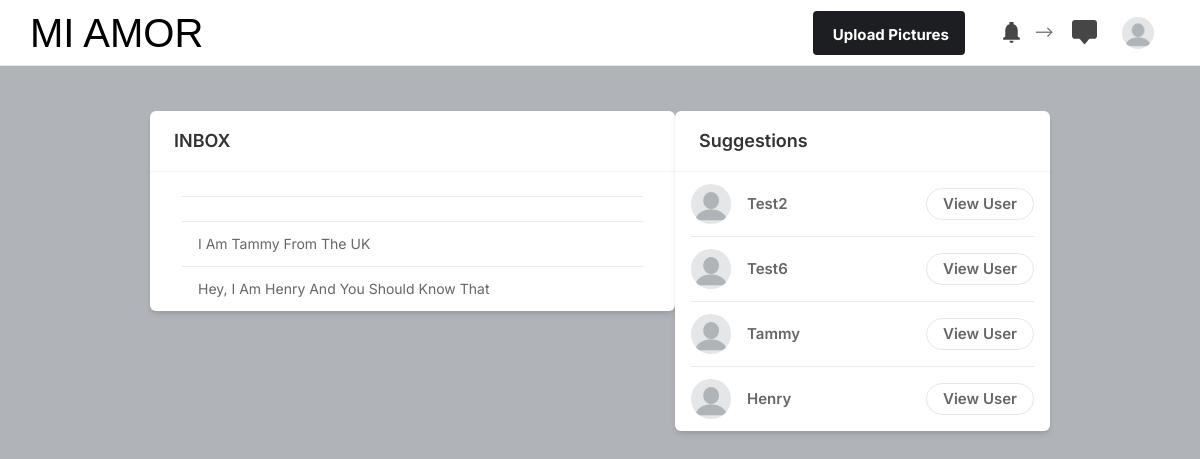
/ (signed in), run on the app's committed database.
### core/models.py (models this page shows, shortened)
class Profile(models.Model):
    user = models.ForeignKey(User, on_delete=models.CASCADE)
    id_user = models.IntegerField()
    bio = models.TextField(blank=True)
    gender = models.CharField(max_length=20,blank=True)
    showme = models.CharField(max_length=20,blank=True)
    orientation = models.CharField(max_length=20,blank=True)
    bday = models.DateField(default=date.today )
    profileimg = models.ImageField(upload_to='profile_images',default='blank-profile-picture.png')
    location = models.CharField(max_length=20, blank=True)

### core/views.py (the view)
# urls.py: path('', views.index, name='index'),
@login_required(login_url='signin')
def index(request):
    user_object = User.objects.get(username=request.user.username)
    user_profile = Profile.objects.get(user=user_object)
    user_following_list = []
    feed = []
    user_following = FollowersCount.objects.filter(follower=request.user.username)
    for users in user_following:
        user_following_list.append(users.user)
    for usernames in user_following_list:
        feed_lists = Post.objects.filter(user=usernames)
        feed.append(feed_lists)
    feed_list = list(chain(*feed))
    all_users = User.objects.all()
    user_following_all = []
    for user in user_following:
        user_list = User.objects.get(username=user.user)
        user_following_all.append(user_list)
    new_suggestions_list = [x for x in list(all_users) if (x not in list(user_following_all))]
    current_user = User.objects.filter(username=request.user.username)
    final_suggestions_list = [x for x in list(new_suggestions_list) if ( x not in list(current_user))]
    random.shuffle(final_suggestions_list)
    username_profile = []
    username_profile_list = []
    for users in final_suggestions_list:
        username_profile.append(users.id)
    for ids in username_profile:
        profile_lists = Profile.objects.filter(id_user=ids)
        username_profile_list.append(profile_lists)
    suggestions_username_profile_list = list(chain(*username_profile_list))
    return render(request, 'index.html', {'user_profile': user_profile, 'posts':feed_list, 'suggestions_username_profile_list': suggestions_username_profile_list[:4]})

### templates/index.html (shortened to what this page needs)
{% load static %}
<!DOCTYPE html>
<html lang="en">
<head>
    <link rel="stylesheet" href="{% static 'assets/css/icons.css' %}">
    <link rel="stylesheet" href="{% static 'assets/css/uikit.css' %}">
    <link rel="stylesheet" href="{% static 'assets/css/style.css' %}">
    <link rel="stylesheet" href="{% static 'assets/css/tailwind.css' %}">
    <link rel="stylesheet" href="https://cdnjs.cloudflare.com/ajax/libs/font-awesome/4.7.0/css/font-awesome.min.css">
</head>
<body>
            <header>
                <div class="header_inner">
                    <div class="left-side">
                            <h1 id="mi" style="font-size: 2.5rem;"><font face = "Helvetica" color = 'black'>MI AMOR</font> </h1>
                    </div>
                    <div class="right-side lg:pr-4">
                        <a href="#"
                            class="bg-pink-500 flex font-bold hidden hover:bg-pink-600 hover:text-white inline-block items-center lg:block max-h-13 mr-4 px-4 py-2 rounded shado text-white">
                              Upload Pictures
                        </a>
                        <a href="#" class="header-links-item">
                        </a>
                         -->
                         <a href="#" class="header-links-item">
                        </a>
                        <a href="#">
                            <img src="{{user_profile.profileimg.url}}" class="header-avatar" alt="">
                        </a>
                    </div>
                </div>
            </header>
            <div class="container m-auto">
                <div class="lg:flex justify-center lg:space-x-1 lg:space-y-20 space-y-200">
                    <div class="space-y-1 z-index flex-shrink-0 lg:w-7/12">
                        <div class="lg:w-9/12 right-side padding">
                            <div class="bg-white shadow-md rounded-md overflow-hidden">
                                <div class="bg-gray-30  border-b border-gray-100 flex items-baseline justify-between py-4 px-6 ">
                                    <h2 class="font-semibold text-lg">INBOX</h2>
                                </div>
                                <div class="divide-gray-300 divide-gray-50 divide-opacity-50 divide-y px-8">
                                    <div class="flex items-center justify-between py-3">
                                        <div class="flex flex-1 items-center space-x-4">
                                            <div class="flex flex-col">
                                                <span class="block capitalize text-sm"> {{suggestion.bio}} </span>
                                            </div>
                                        </div>
                                    </div>
                                </div>
                            </div>
                        </div>
                    </div>
                    <div class="lg:w-5/12">
                        <div class="bg-white shadow-md rounded-md overflow-hidden">
                            <div class="bg-gray-30  border-b border-gray-100 flex items-baseline justify-between py-4 px-6 ">
                                <h2 class="font-semibold text-lg">Suggestions</h2>
                            </div>
                            <div class="divide-gray-300 divide-gray-50 divide-opacity-50 divide-y px-4 ">
                                {% for suggestion in suggestions_username_profile_list %}
                                <div class="flex items-center justify-between py-3">
                                    <div class="flex flex-1 items-center space-x-4">
                                        <a href="/profile/{{suggestion.user}}">
                                            <img src="{{suggestion.profileimg.url}}" class="bg-gray-200 rounded-full w-10 h-10">
                                        </a>
                                        <div class="flex flex-col">
                                            <span class="block capitalize font-semibold"> {{suggestion.user}} </span>
                                        </div>
                                    </div>
                                    <a href="/profile/{{suggestion.user}}" class="border border-gray-200 font-semibold px-4 py-1 rounded-full hover:bg-pink-600 hover:text-white hover:border-pink-600 "> View User </a>
                                </div>
                                {% endfor %}
                            </div>
                        </div>
                    </div>
                </div>
            </div>
</body>
</html>

### static/assets/css/style.css (style rules this page uses)
body { background-color: #B0B3B8!important; }
::placeholder { color: #808080; opacity: 1; }
a { color: #be185d; -webkit-transition: 0.3s; transition: 0.3s; outline: none !important; }
img { max-width: 100%; }
body { color: #666; font-size: 15px; line-height: 27px; background-color: #f0f2f5; font-family: "Inter", sans-serif; text-transform: none; }
h1, h2, h3, h4, h5, h6 { font-family: "Inter", sans-serif; text-transform: none; }
h1, h2, h3, h4, h5, h6 { color: #333; font-weight: 500; margin: 0; padding: 0; }
h1 { font-size: 32px; }
h2 { font-size: 26px; }
@media (min-width: 1024px) { .container { max-width: 900px !important; padding-top: 45px; } }
header { background-color: #fff; left: 0; right: 0; top: 0; z-index: 99; height: 66px; display: -webkit-box; display: -ms-flexbox; display: flex; -webkit-box-align: center; -ms-flex-align: center; align-items: center; border-bottom: 1px solid #e5e7eb; }
header .header_inner { display: -webkit-box; display: -ms-flexbox; display: flex; -webkit-box-align: center; -ms-flex-align: center; align-items: center; max-width: 1090px; margin: auto; width: 100%; max-width: 100% !important; padding: 0 30px; }
header .header_inner .left-side { display: -webkit-box; display: -ms-flexbox; display: flex; -webkit-box-align: center; -ms-flex-align: center; align-items: center; }
header .header_inner .right-side { display: -webkit-box; display: -ms-flexbox; display: flex; -webkit-box-align: center; -ms-flex-align: center; align-items: center; -webkit-box-pack: end; -ms-flex-pack: end; justify-content: flex-end; margin-left: auto; }
header .header_inner .right-side .header-links-item { padding: 10px; margin-left: 8px; }
header .header_inner .right-side .header-links-item svg { width: 25px; height: 25px; color: #464646; }
header .header_inner .right-side .header-avatar { width: 32px; height: 32px; border-radius: 100%; margin-left: 15px; }

### data on the page
Profile: profileimg (placeholder picture)
Profile: profileimg (placeholder picture), user "Test6"
Profile: bio "I Am Tammy From The UK", profileimg (placeholder picture), user "Tammy"
Profile: bio "Hey, I Am Henry And You Should Know That", profileimg (placeholder picture), user "Henry"
Profile: profileimg (placeholder picture), user "Test2"
